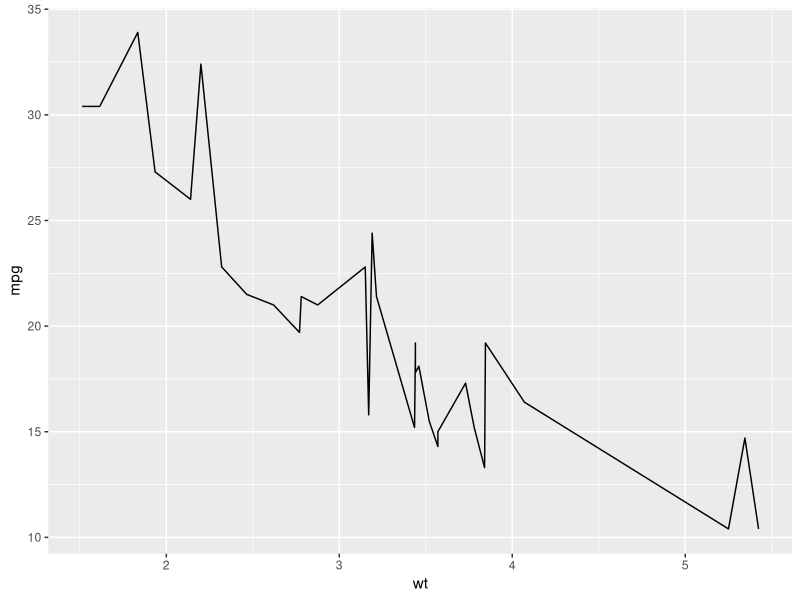

The R script that drew this image:
## ---- chunk 1

## ---- chunk 2
library(tidyverse)

mtcars |> ggplot(aes(wt, mpg)) + geom_line()
## ---- chunk 3

